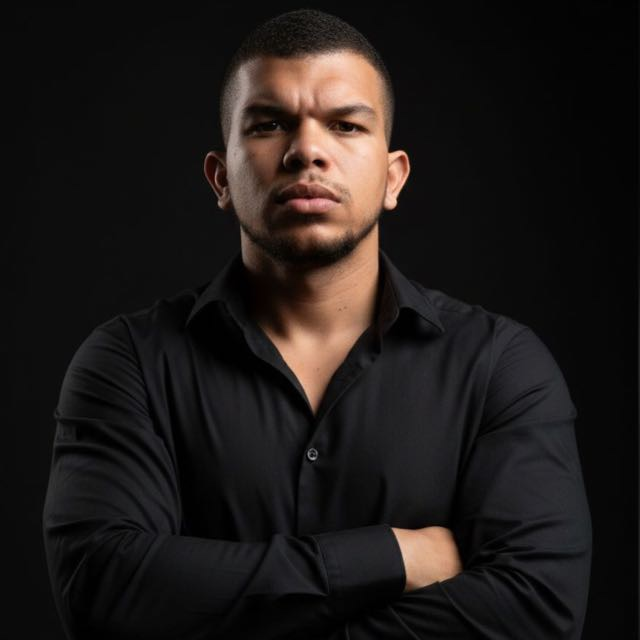
#> input picture assets/foto-perfil-liuri.jpg, 640 x 640 px
$ python -i render_formatos.py   (imports and definitions only)
#> lines starting #> are read from the running program, lines starting #| are printed output that depends on the picture
"""
Formatos de carrossel do funil (referência de estrutura: @alfredosoares; pedido do dono em 25/10/2026).
Versão premium/minimalista (pedido do dono em 25/10/2026): papel claro quente, preto suave, um único destaque
laranja da marca, margens largas, cabeçalho discreto (ícone + LIURI ALVES + 01/09) e barra de progresso fina.
Só a estrutura visual é a referência: texto, desenho e marca são do Liuri.

  "tweet"     post estilo X sobre papel claro (avatar, nome, @, texto grande).            -> POLÊMICA
  "quadro"    folha com esquema desenhado à mão em traço fino laranja + título limpo.    -> EDUCATIVO
  "branco"    etiqueta pequena, frase grande e texto de apoio, grade editorial.          -> INTENCIONAL
  "fotofrase" foto P&B escurecida, frase branca alinhada à esquerda, filete laranja.      -> INOVADOR
  "capa"      capa de oferta: foto P&B do Liuri, etiqueta, título grande, subtítulo.      -> VENDA (capa)
  "escuro"    igual ao "branco" em fundo quase preto.                                      -> VENDA (fatias)

Uso:  python3 scripts/render_formatos.py cfg.json posts/AAAA-MM-DD/liurialves-N
cfg.json: {"formato": "...", "slides": [ {...}, ... ]}  (1º slide = CAPA.jpg, depois fatia-1.jpg ...)
Pode misturar formatos: cada slide aceita "formato" próprio (ex.: capa "capa" + fatias "escuro").
Marcação: **negrito** e [[destaque laranja]].

Campos:
  tweet:     {"texto": "..."}                      (cfg pode ter "nome", "arroba", "avatar")
  quadro:    {"titulo": "...", "desenho": {"tipo": "numero"|"funil"|"circulos"|"pular"|"lista", ...},
              "texto": "...", "soco": "..."}
  branco / escuro: {"etiqueta": "AJUSTE 1", "frase": "...", "texto": "..."}
  fotofrase: {"foto": "/caminho.jpg", "texto": "...", "foco_y": 0.35}
  capa:      {"foto": "/caminho.jpg", "etiqueta": "OFERTA", "titulo": "...", "sub": "...", "foco_y": 0.3}
"""
import json, math, os, random, re, sys
from PIL import Image, ImageDraw, ImageFont, ImageOps, ImageFilter, ImageEnhance

W, H = 1080, 1350
M = 110
RAIZ = os.path.join(os.path.dirname(os.path.abspath(__file__)), "..")
FD = os.path.join(RAIZ, "assets", "fonts")
INTER = os.path.join(FD, "Inter.ttf")
CAVEAT = os.path.join(FD, "Caveat.ttf")
ICONE = os.path.join(RAIZ, "assets", "logos", "liuri-alves-icone-laranja.png")
AVATAR = os.path.join(RAIZ, "assets", "avatar-liuri.jpg")

PAPEL = (244, 241, 235)
TINTA = (18, 18, 18)
CINZA = (112, 107, 100)
LINHA = (216, 211, 202)
ACC = (217, 84, 30)
ESCURO = (14, 14, 14)
CLARO = (242, 239, 234)
CINZA_E = (168, 164, 158)
LINHA_E = (52, 52, 52)


# [62 lines left out: functions inter, caveat, tokens, layout, desenha, not called in this run]


def altura(d, txt, fontes, maxw, alt):
    return len(layout(d, txt, fontes, maxw)[0]) * alt


# [14 lines left out: functions ajusta, espacado, not called in this run]


def larg_espacado(d, txt, f, track=3.0):
    return sum(d.textlength(c, font=f) + track for c in txt) - track


# ---------- moldura comum ----------
# [205 lines left out: functions moldura, etiqueta, traco, circulo, seta, esquema and 3 more, not called in this run]


def f_branco(s, cfg, i, n):
    return bloco_frase(Image.new("RGB", (W, H), PAPEL), s, i, n, False)


def f_escuro(s, cfg, i, n):
    return bloco_frase(Image.new("RGB", (W, H), ESCURO), s, i, n, True)


def cobre(path, foco_y=0.4):
#> called with path = '../assets/foto-perfil-liuri.jpg', foco_y = 0.4
    im = ImageOps.exif_transpose(Image.open(path)).convert("RGB")
#> im is the input picture: PIL image 640x640 RGB; mean R, G, B 30.5, 25.8, 24.2
    r = max(W / im.width, H / im.height)
#> r = 2.11
    im = im.resize((int(im.width * r + 1), int(im.height * r + 1)), Image.LANCZOS)
#> im: PIL image 1351x1351 RGB
    x = (im.width - W) // 2; y = int((im.height - H) * foco_y)
#> after `x = (im.width - W) // 2`: x = 135
#> after `y = int((im.height - H) * foco_y)`: y = 0
    im = im.crop((x, y, x + W, y + H))
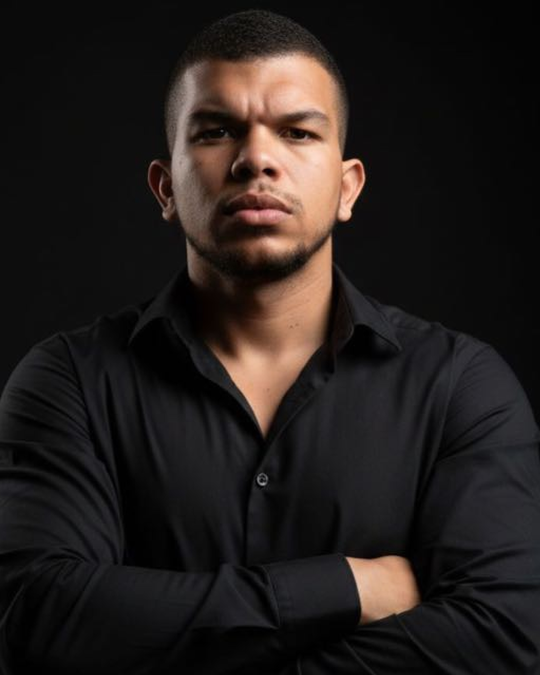
#> im: PIL image 1080x1350 RGB (shown at 1/2 size); mean R, G, B 35.6, 29.8, 27.7
    im = ImageOps.grayscale(im).convert("RGB")
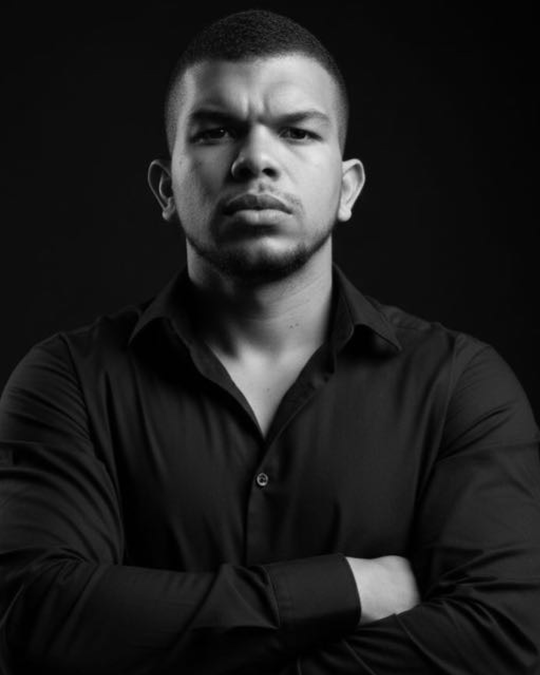
#> im: PIL image 1080x1350 RGB (shown at 1/2 size); min 0, max 232, mean 31.3
    return ImageEnhance.Contrast(im).enhance(1.08)


# [64 lines left out: functions gradiente, f_fotofrase, f_capa, not called in this run]


FORMATOS = {"tweet": f_tweet, "quadro": f_quadro, "branco": f_branco, "escuro": f_escuro,
            "fotofrase": f_fotofrase, "capa": f_capa}


# [11 lines left out: function main, not called in this run]


# [2 lines not run here, left out]

>>> result = cobre('../assets/foto-perfil-liuri.jpg')

$ run again, on assets/liuri-fundos/01-luz-dourada.jpg
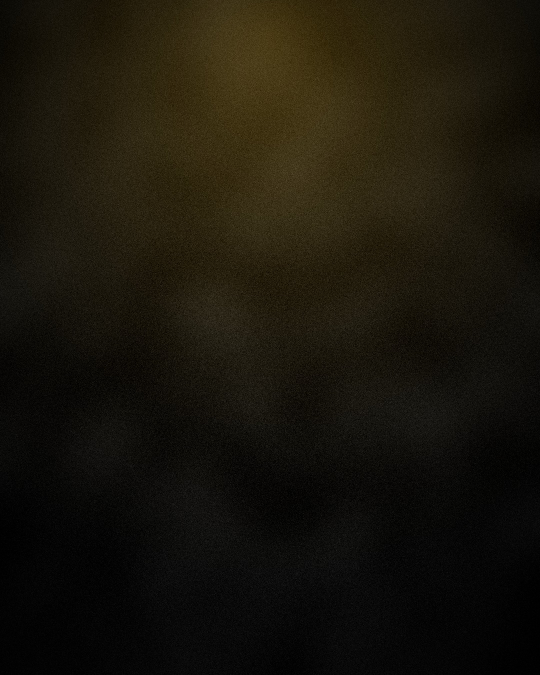
#> input picture assets/liuri-fundos/01-luz-dourada.jpg, 1080 x 1350 px (shown at 1/2 size)
#> in cobre, im is the input picture: PIL image 1080x1350 RGB; mean R, G, B 24.7, 20.9, 11.3
#> in cobre, `im = ImageOps.grayscale(im).convert("RGB")`:
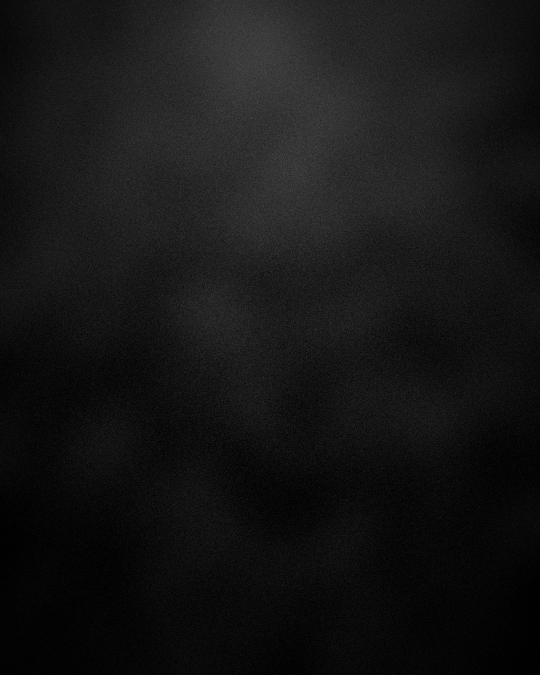
#> im: PIL image 1080x1350 RGB (shown at 1/2 size); min 0, max 86, mean 21

$ run again, on assets/liuri-fundos/02-fumaca.jpg
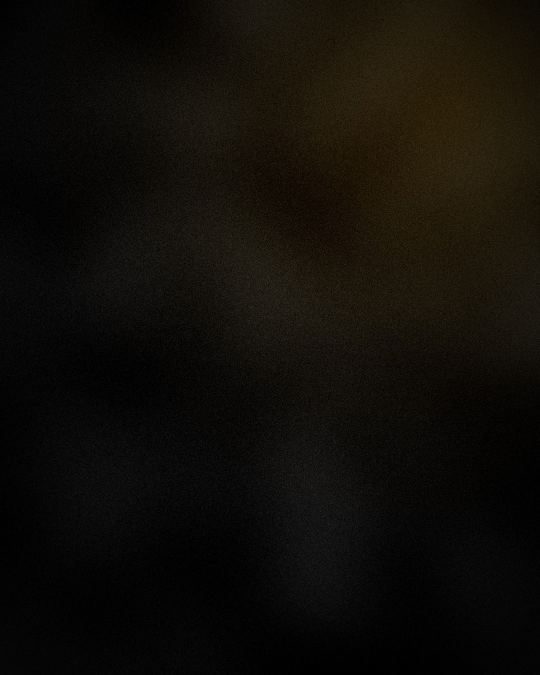
#> input picture assets/liuri-fundos/02-fumaca.jpg, 1080 x 1350 px (shown at 1/2 size)
#> in cobre, im is the input picture: PIL image 1080x1350 RGB; mean R, G, B 15.8, 13.1, 8.4
#> in cobre, `return ImageEnhance.Contrast(im).enhance(1.08)`:
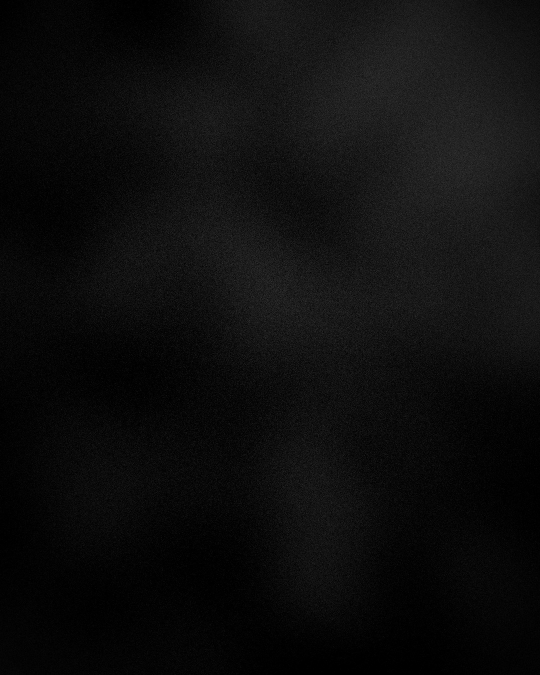
#> returned value: PIL image 1080x1350 RGB (shown at 1/2 size); min 0, max 64, mean 13.1
